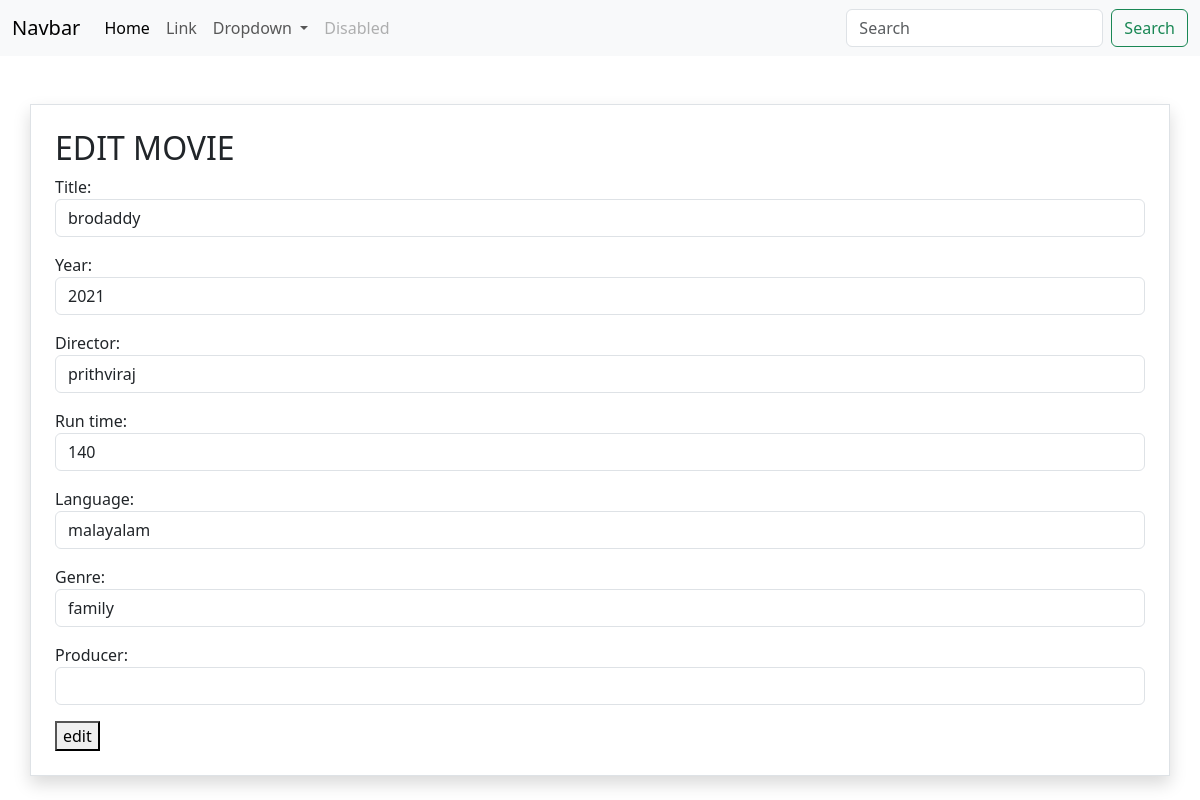
The app's page /movie/5/change/ with its own data.
### myapp/models.py (models this page shows, shortened)
class Movie(models.Model):
    title=models.CharField(max_length=200)
    year=models.CharField(max_length=200)
    director=models.CharField(max_length=200)
    run_time=models.PositiveIntegerField()
    language=models.CharField(max_length=200)
    genre=models.CharField(max_length=200)
    producer=models.CharField(max_length=200,null=True)

### myapp/views.py (the view, shortened to what this page needs)
# urls.py: path("movie/<int:pk>/change/",views.MovieUpdateView.as_view(),name="movie-change"),
class MovieUpdateView(View):
    def get(self,request,*args,**kwargs):
        id=kwargs.get("pk")
        movie_object=Movie.objects.get(id=id) #query set
        form_instance=MovieModelForm(instance=movie_object)
        return render(request,"movie_update.html",{"form":form_instance})

### myapp/forms.py
class MovieModelForm(forms.ModelForm):
    class Meta:
        model=Movie
        exclude=("id",)
        widgets={
            "title":forms.TextInput(attrs={"class":"form-control"}),
            "year":forms.NumberInput(attrs={"class":"form-control"}),
            "director":forms.TextInput(attrs={"class":"form-control"}),
            "run_time":forms.NumberInput(attrs={"class":"form-control"}),
            "language":forms.TextInput(attrs={"class":"form-control"}),
            "genre":forms.TextInput(attrs={"class":"form-control"}),
            "producer":forms.TextInput(attrs={"class":"form-control"})
        }

### myapp/templates/movie_update.html (shortened to what this page needs)
{%extends 'base.html'%}
{%block main_block%}
<div class="container border shadow mt-5 p-4">
    <h2>EDIT MOVIE</h2>
    <form action="" method="post">
        {{form.as_p}}
        <button type="submit">edit</button>
    </form>
</div>
{%endblock%}

### records on screen
Movie: title "brodaddy", year "2021", director "prithviraj", run_time "140", language "malayalam", genre "family"
